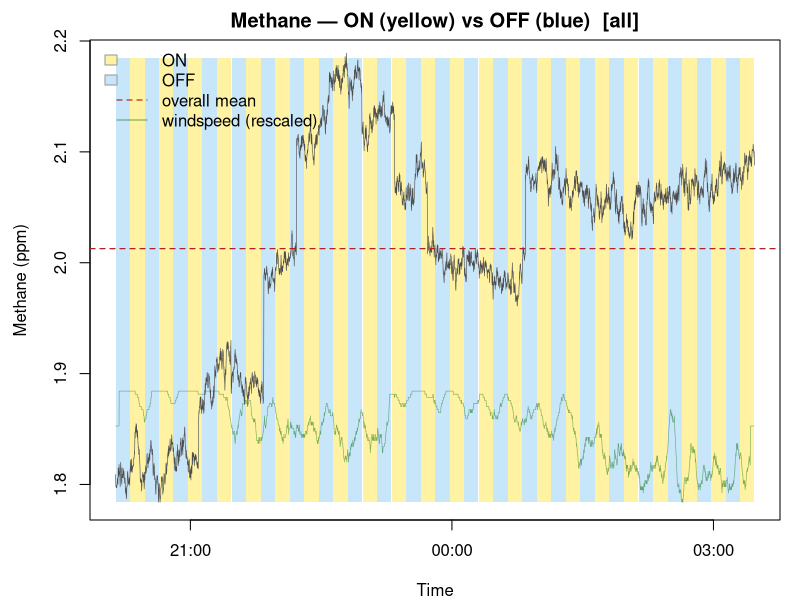

This chart was generated by the following R code:
#!/usr/bin/env Rscript
# run_analysis.R -- Filter cycles.tsv by time window, run stats + plot
# Usage: Rscript /path/to/run_analysis.R [--start HH:MM] [--end HH:MM]
# Times are wall-clock local time; midnight crossover handled automatically.

suppressPackageStartupMessages(library(lmerTest))

# --- Argument parsing --------------------------------------------------------
args <- commandArgs(trailingOnly=TRUE)
get_arg <- function(flag) {
  i <- which(args == flag)
  if (length(i) && i < length(args)) args[i + 1] else NULL
}
start_str <- get_arg("--start")
end_str   <- get_arg("--end")

# --- Load data ---------------------------------------------------------------
dat <- read.table("cycles.tsv", header=TRUE, sep="\t", stringsAsFactors=FALSE)
dat$time_dt <- as.POSIXct(dat$time, format="%Y-%m-%dT%H:%M:%S", tz="America/Los_Angeles")

# --- Time filtering ----------------------------------------------------------
tag <- "all"
if (!is.null(start_str) || !is.null(end_str)) {
  base_date <- as.Date(dat$time_dt[1], tz="America/Los_Angeles")

  start_dt <- if (!is.null(start_str))
    as.POSIXct(paste(base_date, start_str), format="%Y-%m-%d %H:%M", tz="America/Los_Angeles")
  else dat$time_dt[1]

  end_dt <- if (!is.null(end_str))
    as.POSIXct(paste(base_date, end_str), format="%Y-%m-%d %H:%M", tz="America/Los_Angeles")
  else dat$time_dt[nrow(dat)]

  if (end_dt <= start_dt) end_dt <- end_dt + 86400  # midnight crossover

  dat <- dat[dat$time_dt >= start_dt & dat$time_dt <= end_dt, ]
  tag <- paste0(gsub(":", "", start_str %||% "start"), "_",
                gsub(":", "", end_str   %||% "end"))
  cat(sprintf("Time window: %s to %s  (%d rows)\n", start_dt, end_dt, nrow(dat)))
}

if (nrow(dat) == 0) stop("No data in requested time window.")

# --- Output file names -------------------------------------------------------
out_txt <- sprintf("analysis_%s.txt", tag)
out_png <- sprintf("methane_plot_%s.png", tag)

# --- Emit helper (stdout + file) ---------------------------------------------
con <- file(out_txt, open="wt")
emit <- function(...) {
  msg <- sprintf(...)
  cat(msg, "\n", sep="")
  cat(msg, "\n", sep="", file=con)
}

# =============================================================================
# 1. Overall Welch t-test
# =============================================================================
on  <- dat$methane[dat$condition == "ON"]
off <- dat$methane[dat$condition == "OFF"]

emit("=== Overall Welch t-test ===")
emit("ON  : n=%d  mean=%.4f  sd=%.4f", length(on),  mean(on),  sd(on))
emit("OFF : n=%d  mean=%.4f  sd=%.4f", length(off), mean(off), sd(off))
emit("")
r1 <- t.test(on, off, var.equal=FALSE)
p1 <- r1$p.value
emit("t=%.4f  df=%.1f  p=%.6f  %s",
     r1$statistic, r1$parameter, p1,
     ifelse(p1<0.001,"***",ifelse(p1<0.01,"**",ifelse(p1<0.05,"*","ns"))))

# =============================================================================
# 2. Within-pair (drift-corrected) t-test
# =============================================================================
emit("")
emit("=== Within-pair (drift-corrected) ===")

r <- rle(dat$condition)
dat$phase_id <- rep(seq_along(r$lengths), r$lengths)
phase_means <- tapply(dat$methane,   dat$phase_id, mean)
phase_conds <- tapply(dat$condition, dat$phase_id, function(x) x[1])
phases <- data.frame(id=as.integer(names(phase_means)),
                     condition=as.character(phase_conds),
                     mean_ch4=as.numeric(phase_means),
                     stringsAsFactors=FALSE)
phases <- phases[order(phases$id), ]
on_ph  <- phases[phases$condition == "ON",  ]
off_ph <- phases[phases$condition == "OFF", ]

diffs <- mapply(function(oid, omean) {
  adj <- off_ph$mean_ch4[off_ph$id %in% c(oid-1, oid+1)]
  if (length(adj)==0) NA else omean - mean(adj)
}, on_ph$id, on_ph$mean_ch4)
diffs <- diffs[!is.na(diffs)]

emit("ON phase means:  mean=%.4f  sd=%.4f", mean(on_ph$mean_ch4), sd(on_ph$mean_ch4))
emit("OFF phase means: mean=%.4f  sd=%.4f", mean(off_ph$mean_ch4), sd(off_ph$mean_ch4))
emit("ON-minus-adjacent-OFF: n=%d  mean=%.4f  sd=%.4f", length(diffs), mean(diffs), sd(diffs))
emit("")
r2 <- t.test(diffs, mu=0)
p2 <- r2$p.value
emit("t=%.4f  df=%.1f  p=%.6f  %s",
     r2$statistic, r2$parameter, p2,
     ifelse(p2<0.001,"***",ifelse(p2<0.01,"**",ifelse(p2<0.05,"*","ns"))))

# =============================================================================
# 3. Linear mixed model
# =============================================================================
emit("")
emit("=== Linear Mixed Model: methane ~ condition + time_hr + (1|phase_id) ===")

dat$time_hr    <- as.numeric(dat$time_dt - dat$time_dt[1]) / 3600
dat$condition_f <- factor(dat$condition, levels=c("OFF","ON"))

lmm <- lmer(methane ~ condition_f + time_hr + (1|phase_id), data=dat, REML=FALSE)
cf  <- summary(lmm)$coefficients

emit("Fixed effects:")
emit("  %-20s  %8s  %8s  %8s  %10s", "term", "estimate", "std.err", "t", "p")
for (i in seq_len(nrow(cf))) {
  pv  <- cf[i, "Pr(>|t|)"]
  sig <- ifelse(pv<0.001,"***",ifelse(pv<0.01,"**",ifelse(pv<0.05,"*","ns")))
  emit("  %-20s  %8.5f  %8.5f  %8.4f  %10.6f  %s",
       rownames(cf)[i], cf[i,"Estimate"], cf[i,"Std. Error"], cf[i,"t value"], pv, sig)
}
vc <- as.data.frame(VarCorr(lmm))
emit("Random effects: phase variance=%.6f  residual=%.6f",
     vc$vcov[vc$grp=="phase_id"], vc$vcov[vc$grp=="Residual"])

close(con)
cat(sprintf("Written to %s\n", out_txt))

# =============================================================================
# Plot
# =============================================================================
ylim <- quantile(dat$methane, c(0.002, 0.998)) + c(-0.005, 0.005)
xlim <- range(dat$time_dt)

r   <- rle(dat$condition)   # recompute after potential refactoring
ends   <- cumsum(r$lengths)
starts <- c(1, head(ends,-1)+1)

ws_smooth <- filter(dat$windspeed, rep(1/60,60), sides=2)
ws_smooth[is.na(ws_smooth)] <- mean(dat$windspeed, na.rm=TRUE)
ws_scaled <- ylim[1] + (ws_smooth - min(ws_smooth,na.rm=TRUE)) /
             diff(range(ws_smooth,na.rm=TRUE)) * diff(ylim) * 0.25

png(out_png, width=1400, height=500, res=120)
par(mar=c(4,4.5,2,1))
plot(dat$time_dt, dat$methane, type="n",
     xlab="Time", ylab="Methane (ppm)", xlim=xlim, ylim=ylim,
     main=sprintf("Methane — ON (yellow) vs OFF (blue)  [%s]", tag))
for (i in seq_along(r$lengths)) {
  rect(dat$time_dt[starts[i]], ylim[1], dat$time_dt[ends[i]], ylim[2],
       col=if(r$values[i]=="ON") "#FFF3A3" else "#C8E6FA", border=NA)
}
lines(dat$time_dt, ws_scaled, col=adjustcolor("darkgreen", alpha.f=0.5), lwd=0.6)
lines(dat$time_dt, dat$methane, col="gray30", lwd=0.6)
abline(h=mean(dat$methane), col="firebrick", lty=2, lwd=1.2)
legend("topleft", bty="n",
       legend=c("ON","OFF","overall mean","windspeed (rescaled)"),
       fill=c("#FFF3A3","#C8E6FA",NA,NA), border=c("gray60","gray60",NA,NA),
       lty=c(NA,NA,2,1), col=c(NA,NA,"firebrick",adjustcolor("darkgreen",alpha.f=0.5)),
       lwd=c(NA,NA,1.2,1.2))
dev.off()
cat(sprintf("Written to %s\n", out_png))
